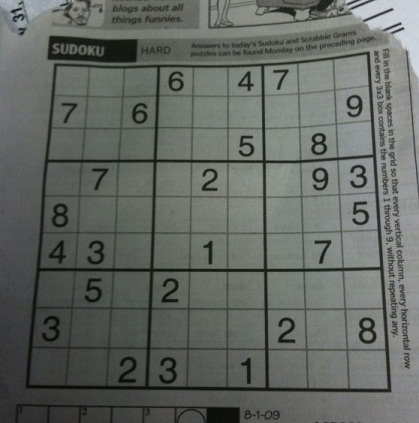
#> input picture sudoku.jpg, 419 x 423 px
$ python sudoku3.py   (Python 2 division)   (older library calls are emulated)
#> lines starting #> are read from the running program, lines starting #| are printed output that depends on the picture; after the words box and inside, x2 and y2 are one past the last pixel; in counts of white or black regions, pixels touching at a corner belong together
import Image
import cv2
import numpy as np
import math
import pylab
import pytesseract
from matplotlib import pyplot as plt
from PIL import Image

#Still getting many false positives

class Sudoku:

    def __init__(self, imagepath):
#> called with imagepath = 'sudoku.jpg'
        self.image = cv2.imread(imagepath)
#> self.image is the input picture: shape (423, 419, 3); mean B, G, R 98.9, 103.6, 99.4
        self.image = cv2.cvtColor(self.image, cv2.COLOR_BGR2GRAY)
#> self.image: shape (423, 419)

        self._createBox()
        self._gridSort()
        self._warpGrid()
        self._separteImage()
        self._extract()

    def _createBox(self):
        self.laplacian = cv2.Laplacian(self.image, cv2.CV_8U)
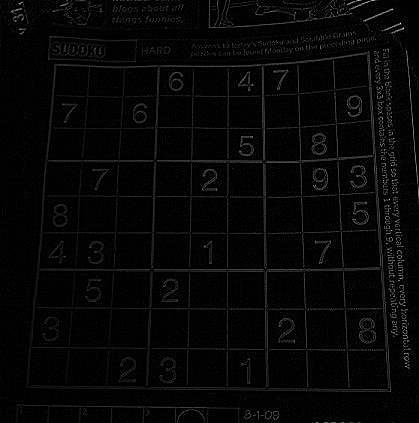
#> self.laplacian: shape (423, 419); min 0, max 255, mean 6.1
        cv2.imwrite("laplacian.jpg", self.image)
        contours, hierarchy = cv2.findContours(self.laplacian, cv2.RETR_TREE, cv2.CHAIN_APPROX_SIMPLE)
#> contours = 4430 contours, 3929 with area under 20; largest, box (x1, y1, x2, y2) and area: (25, 51, 392, 393) 111014, (152, 161, 266, 271) 7233, (41, 161, 155, 233) 5864, (0, 0, 104, 246) 4476, (191, 65, 264, 161) 4282
        biggest = None
        max_area = 0
        for i in contours:
                area = cv2.contourArea(i)
                if area > 100:
                        peri = cv2.arcLength(i,True)
                        approx = cv2.approxPolyDP(i,0.02*peri,True)
                        if area > max_area and len(approx)==4:
                                biggest = approx
                                max_area = area
#> this loop made 4430 passes
#> (area, peri, biggest, max_area) on pass 919: (111014, 1413.8, [[369, 52], [54, 63], [25, 388], [391, 392]], 111014)
#> (area, peri, approx) on passes 243, 958, 1558: (1769.5, 2946.8, [[409, 355], [241, 409], [412, 422]]), (1534.5, 165.7, [[306, 351], [345, 350], [349, 388], [308, 388]]), (1390, 155.5, [[266, 272], [303, 271], [305, 308], [267, 308]])
#> after the loop, max_area = 111014
        cv2.drawContours(self.image, [biggest], 0, (0,255,0), 3)
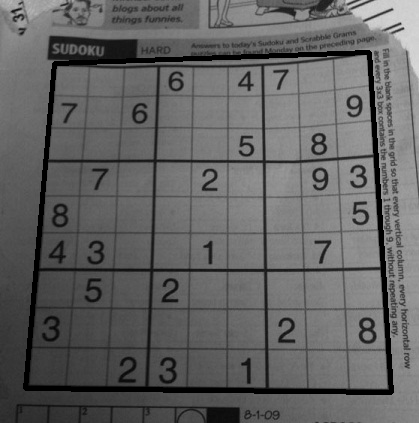
#> self.image: shape (423, 419); min 0, max 218, mean 99.1
        self.gridUnsorted = biggest
#> self.gridUnsorted = [[369, 52], [54, 63], [25, 388], [391, 392]]
        cv2.imwrite("contours.jpg", self.image)

    def _gridSort(self):
        #sort Top Left, Top Right, Bottom Right, Bottom Left
        grid = self.gridUnsorted
#> grid = [[369, 52], [54, 63], [25, 388], [391, 392]]

        topLeft = [10000,10000]
        topRight = [0,10000]
        bottomLeft = [10000,0]
        bottomRight = [0,0]
        #print grid
        for point in grid:
            point = point[0]
            if ((self._distance(point)) <= (self._distance(topLeft))):
                topLeft = point
            if (point[0] > topRight[0] and point[1] < topRight[1]):
                topRight = point
            if ((self._distance(point)) >= (self._distance(bottomRight))):
                bottomRight = point
            if (point[0] < bottomLeft[0] and point[1] > bottomLeft[1]):
                bottomLeft = point
            outputgrid = np.array([topLeft, topRight, bottomRight, bottomLeft], np.float32)
#> this loop made 4 passes
#> outputgrid on passes 1 to 4: [[369, 52], [369, 52], [369, 52], [369, 52]], [[54, 63], [369, 52], [369, 52], [54, 63]], [[54, 63], [369, 52], [25, 388], [25, 388]], [[54, 63], [369, 52], [391, 392], [25, 388]]
        self.sortedGrid = outputgrid
#> self.sortedGrid = [[54, 63], [369, 52], [391, 392], [25, 388]]

    def _distance(self, point):
        return math.sqrt(point[0]**2 + point[1]**2)

    def _warpGrid(self):
        warpCoordinates = np.array([[0,0],[511,0],[511,511],[0,511]], np.float32)
        transformValues = cv2.getPerspectiveTransform(self.sortedGrid, warpCoordinates)
#> transformValues = [[1.77, 0.158, -105.6], [0.0665, 1.9, -123.5], [0.000165, 0.000523, 1]]
        self.warpImage = cv2.warpPerspective(self.image, transformValues, (512,512))
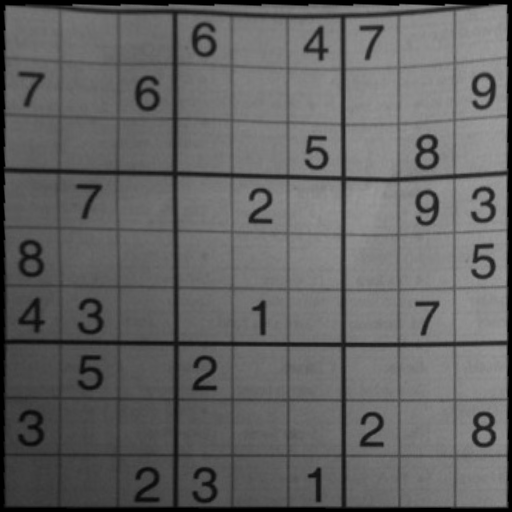
#> self.warpImage: shape (512, 512); min 0, max 157, mean 99.3
        cv2.imwrite("warpImage.jpg", self.warpImage)

    def _separteImage(self):
        subdivision = (512/9) * -1
        imageMat = (self.warpImage)
        pointArray = []
        count = 1

        for point in range(511,0,subdivision):
            pointArray.append(point)

        segmentImage = np.zeros((56,56))

        for xPoint in range(len(pointArray) - 1):
            for yPoint in range(len(pointArray) - 1):
                for x in range(pointArray[xPoint],pointArray[xPoint+1],-1):
                    for y in range(pointArray[yPoint],pointArray[yPoint+1],-1):
                        segmentImage[x - pointArray[xPoint]][y-pointArray[yPoint]] = imageMat[x][y]
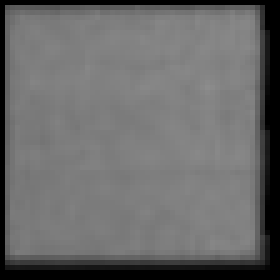
#> segmentImage: shape (56, 56) float64 (shown 5 times larger); min 0, max 140, mean 105.5

		cv2.imwrite("output" + str(count) + ".jpg", segmentImage)


	        imageL = cv2.imread("output" + str(count) + ".jpg")
#> imageL: shape (56, 56, 3); min 0, max 138, mean 105.5
	        imageL = cv2.cvtColor(imageL, cv2.COLOR_BGR2GRAY)
#> imageL: shape (56, 56)
		#imageLP = cv2.Laplacian(imageL, cv2.CV_8U)
		#ret, thresh = cv2.threshold(imageLP, 10, 255, cv2.THRESH_BINARY)

		imageB = cv2.GaussianBlur(imageL, (5,5), 0)
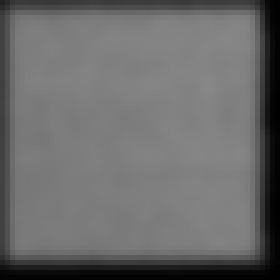
#> imageB: shape (56, 56) (shown 5 times larger); min 0, max 135, mean 106.6
		thresh = cv2.addWeighted(imageL, 1.5, imageB, -0.5, 50)
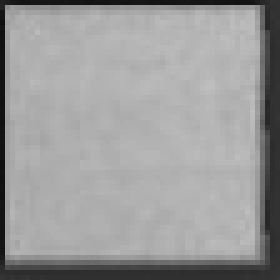
#> thresh: shape (56, 56) (shown 5 times larger); min 16, max 190, mean 155

		cv2.imwrite("output" + str(count) + ".jpg", thresh)
		segmentImage = np.zeros((56,56))
                count += 1

    def _extract(self):
        #image = cv2.imread("output4.jpg", cv2.CV_LOAD_IMAGE_GRAYSCALE)
	for a in range(1,82):
	    imageString = ("output" + str(a) +  ".jpg")
	    image = Image.open(imageString)
	    #image_file = image.convert('1')
            print "letter = " + str(a)
            print pytesseract.image_to_string(image, config='-psm 10')
#> (this line was passed over: pytesseract is not available in this run)
            #print pytesseract.image_to_string(image)

if __name__ == "__main__":
#> (the run stopped early here; a loop or call above may not have finished)
